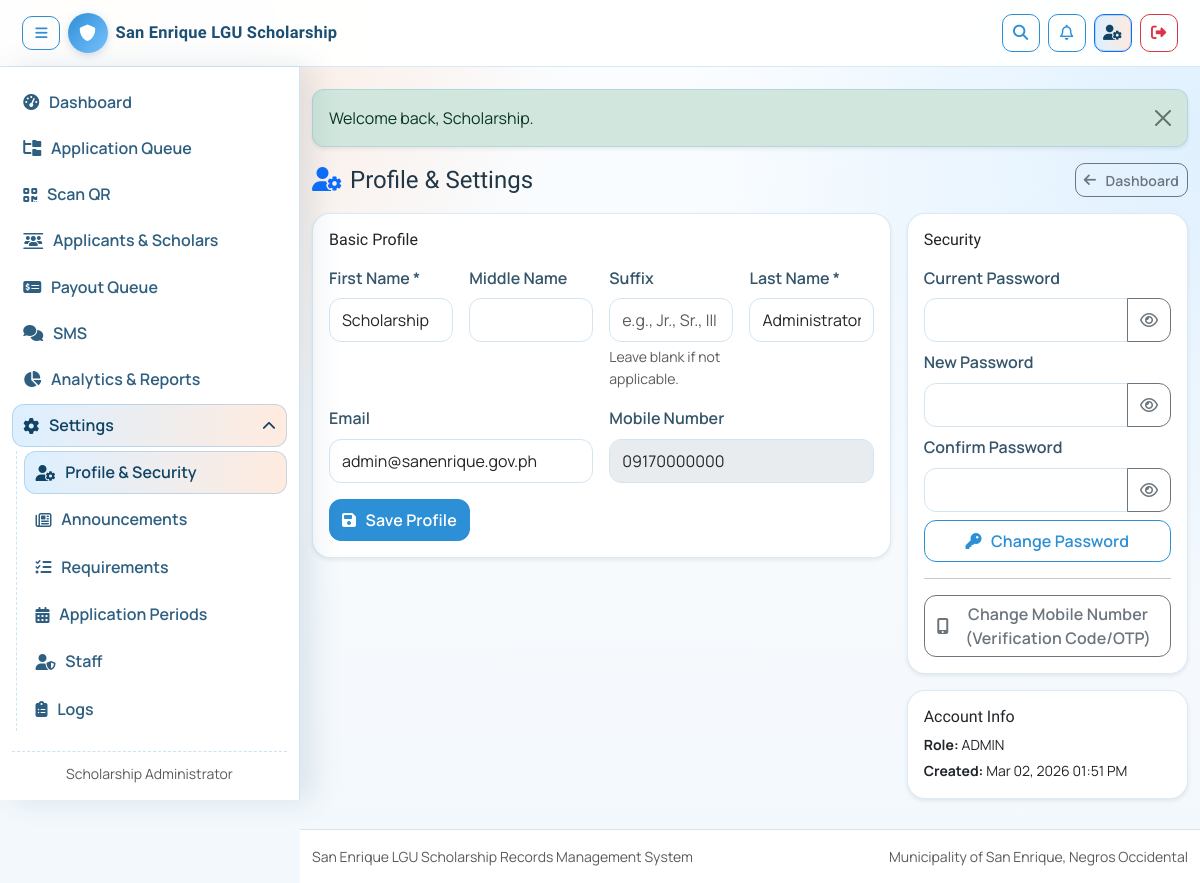
Page /profile-settings.php (signed in) on the committed database.
### tables this page shows
CREATE TABLE IF NOT EXISTS users (
    id INT UNSIGNED AUTO_INCREMENT PRIMARY KEY,
    role ENUM('admin','staff','applicant') NOT NULL DEFAULT 'applicant',
    first_name VARCHAR(100) NOT NULL,
    middle_name VARCHAR(100) NULL,
    suffix VARCHAR(20) NULL,
    last_name VARCHAR(100) NOT NULL,
    email VARCHAR(150) NULL UNIQUE,
    phone VARCHAR(25) NULL,
    password_hash VARCHAR(255) NOT NULL,
    school_name VARCHAR(180) NULL,
    school_type ENUM('public','private') NULL,
    course VARCHAR(150) NULL,
    address TEXT NULL,
    barangay VARCHAR(100) NULL,
    town VARCHAR(120) NOT NULL DEFAULT 'San Enrique',
    province VARCHAR(120) NOT NULL DEFAULT 'Negros Occidental',
    status ENUM('active','inactive') NOT NULL DEFAULT 'active',
    created_at TIMESTAMP DEFAULT CURRENT_TIMESTAMP,
    UNIQUE KEY uq_users_phone (phone)
);

### profile-settings.php (the view, shortened to what the rows shown need)
<?php
$conn = $GLOBALS['conn'] ?? null;
$sessionUser = current_user();
$userId = (int) ($sessionUser['id'] ?? 0);
$profile = $sessionUser ?: [];
if (db_ready()) {
    $stmt = $conn->prepare(
        "SELECT id, role, first_name, middle_name, suffix, last_name, email, phone, school_name, school_type, course, address, created_at
         FROM users
         WHERE id = ?
         LIMIT 1"
    );
    if ($stmt) {
        $stmt->bind_param('i', $userId);
        $stmt->execute();
        $row = $stmt->get_result()->fetch_assoc();
        if ($row) {
            $profile = $row;
        }
    }
}
include __DIR__ . '/includes/header.php';
?>
<div class="d-flex justify-content-between align-items-center mb-3 flex-wrap gap-2">
    <h1 class="h4 m-0"><i class="fa-solid fa-user-gear me-2 text-primary"></i>Profile & Settings</h1>
</div>
<div class="row g-3">
    <div class="col-12 col-xl-8">
        <div class="card card-soft shadow-sm">
            <div class="card-body">
                <h2 class="h6 mb-3">Basic Profile</h2>
                <form method="post" class="row g-3">
                    <div class="col-12 col-md-3">
                        <label class="form-label">First Name *</label>
                        <input type="text" class="form-control" name="first_name" required value="<?= e((string) ($profile['first_name'] ?? '')) ?>">
                    </div>
                    <div class="col-12 col-md-3">
                        <label class="form-label">Last Name *</label>
                        <input type="text" class="form-control" name="last_name" required value="<?= e((string) ($profile['last_name'] ?? '')) ?>">
                    </div>
                    <div class="col-12 col-md-6">
                        <label class="form-label">Email</label>
                        <input type="email" class="form-control" name="email" value="<?= e((string) ($profile['email'] ?? '')) ?>">
                    </div>
                    <div class="col-12 col-md-6">
                        <label class="form-label">Mobile Number</label>
                        <input type="text" class="form-control" value="<?= e((string) ($profile['phone'] ?? '')) ?>" disabled>
                    </div>
                </form>
            </div>
        </div>
    </div>
    <div class="col-12 col-xl-4">
        <div class="card card-soft shadow-sm mb-3">
            <div class="card-body">
                <h2 class="h6 mb-3">Security</h2>
            </div>
        </div>
        <div class="card card-soft shadow-sm">
            <div class="card-body">
                <h2 class="h6 mb-2">Account Info</h2>
                <p class="small mb-1"><strong>Role:</strong> <?= e(strtoupper((string) ($profile['role'] ?? ''))) ?></p>
                <p class="small mb-0"><strong>Created:</strong> <?= !empty($profile['created_at']) ? date('M d, Y h:i A', strtotime((string) $profile['created_at'])) : '-' ?></p>
            </div>
        </div>
    </div>
</div>
<?php include __DIR__ . '/includes/footer.php'; ?>

### includes/navbar.php (shortened to what the rows shown need)
<?php
$user = current_user();
$currentPath = str_replace('\\', '/', (string) ($_SERVER['PHP_SELF'] ?? ''));
$currentPath = trim($currentPath, '/');
$incomingOnAdminPage = $GLOBALS['onAdminPage'] ?? null;
if ($incomingOnAdminPage === null) {
    $pathForRoleCheck = '/' . $currentPath;
    $onAdminPage = str_contains($pathForRoleCheck, '/shared/')
        || str_contains($pathForRoleCheck, '/admin-only/')
        || str_contains($pathForRoleCheck, '/staff-only/');
} else {
    $onAdminPage = (bool) $incomingOnAdminPage;
}
$link = static function (string $path) use ($onAdminPage): string {
    $path = ltrim($path, '/');
    if ($onAdminPage) {
        return '../' . $path;
    }
    return $path;
};
$enableDesktopSidebar = $user && in_array((string) ($user['role'] ?? ''), ['admin', 'staff', 'applicant'], true);
$hasOpenApplicationPeriod = false;
if (db_ready()) {
    $hasOpenApplicationPeriod = current_open_application_period($conn) !== null;
}
?>
<nav class="navbar navbar-expand-lg navbar-light bg-white border-bottom sticky-top"
    data-desktop-sidebar="<?= $enableDesktopSidebar ? '1' : '0' ?>">
    <div class="container">
        <div class="collapse navbar-collapse app-nav-panel" id="mainNav">
            <div class="d-flex gap-2 app-nav-actions">
                <?php if (!$user): ?>
                    <?php if ($hasOpenApplicationPeriod): ?>
                        <a class="btn btn-primary btn-sm" href="<?= e($link('register.php')) ?>"><i
                                class="fa-solid fa-user-plus me-1"></i>Apply Now</a>
                    <?php else: ?>
                        <button type="button" class="btn btn-secondary btn-sm" disabled>
                            <i class="fa-solid fa-lock me-1"></i>Applications Closed
                        </button>
                    <?php endif; ?>
                    <a class="btn btn-outline-primary btn-sm" href="<?= e($link('login.php')) ?>"><i
                            class="fa-solid fa-right-to-bracket me-1"></i>Track Application</a>
                <?php else: ?>
                    <span class="small text-muted align-self-center d-none d-md-inline nav-user-label">
                        <?= e($user['first_name'] . ' ' . $user['last_name']) ?>
                    </span>
                <?php endif; ?>
            </div>
        </div>
    </div>
</nav>

### rows in the picture
users: first_name+last_name "Scholarship Administrator", first_name "Scholarship", last_name "Administrator", email "admin@sanenrique.gov.ph", phone "09170000000", role "ADMIN", created_at "Mar 02, 2026 01:51 PM"

### other values in the picture
$message "Welcome back, Scholarship."
